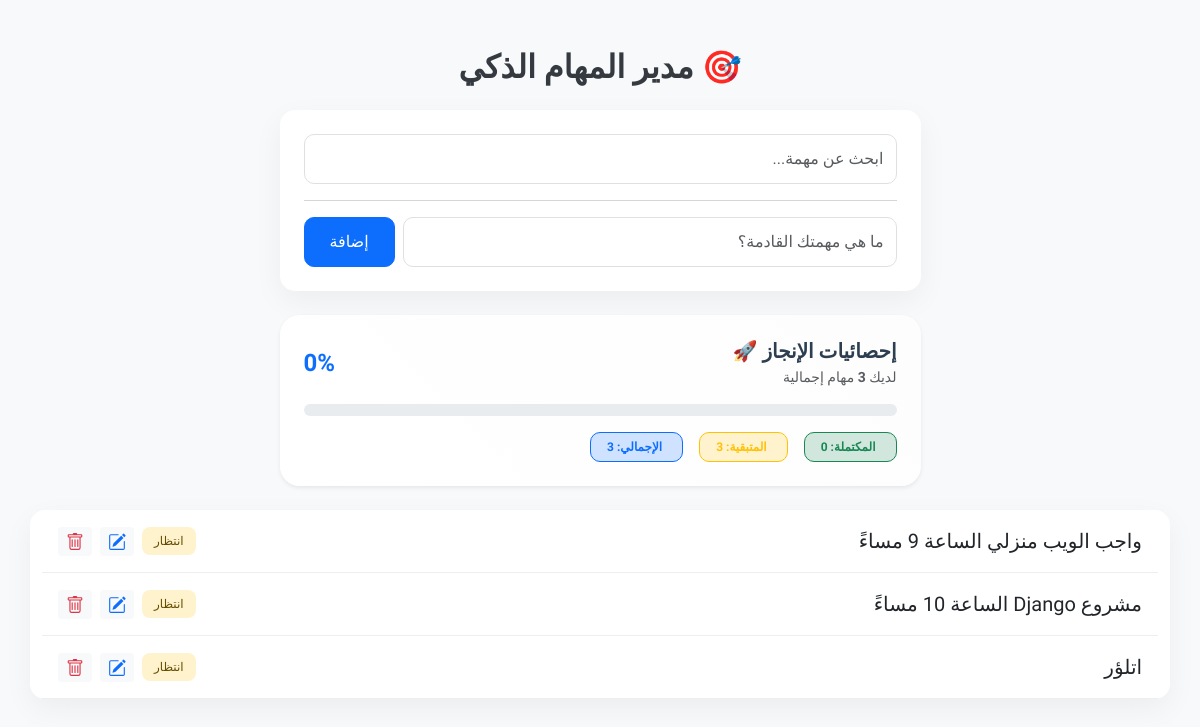
Before: / with the older database file.
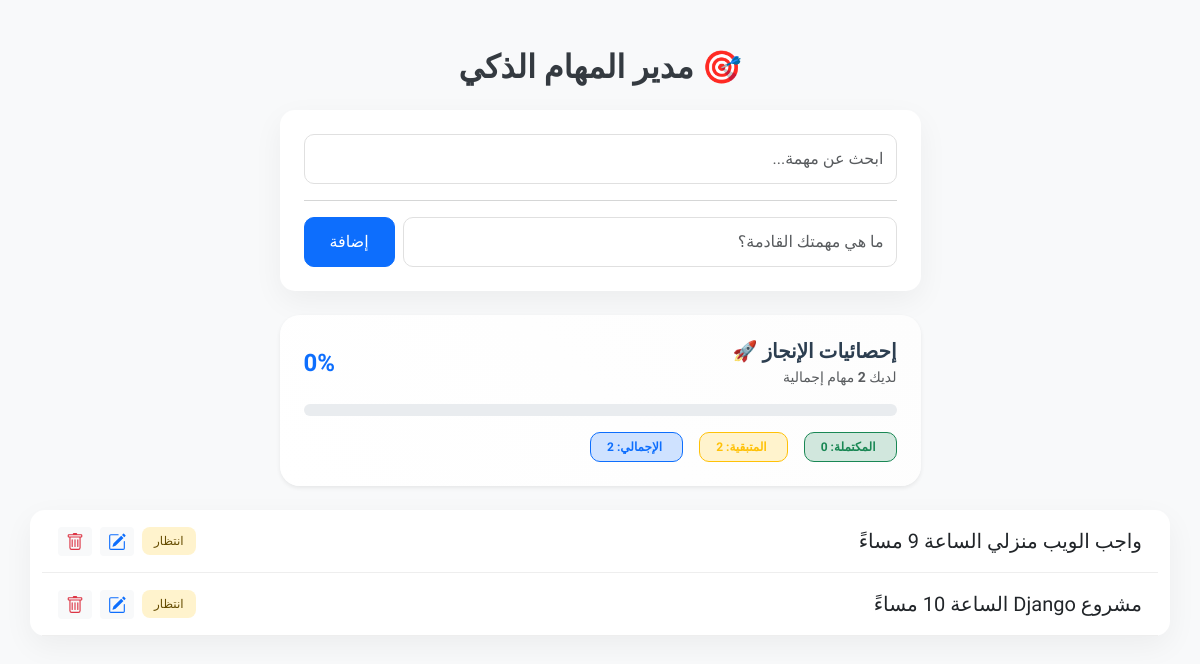
After: the same page with the newer database file.
### tasks/models.py (models this page shows, shortened)
class Task(models.Model):
    title = models.CharField(max_length=200,unique=True) # عنوان المهمة
    completed = models.BooleanField(default=False) # هل اكتملت؟
    created_at = models.DateTimeField(auto_now_add=True) # تاريخ الإنشاء

### tasks/views.py (the view, shortened to what this page needs)
# urls.py: path('', views.task_list, name='task_list'),
def task_list(request):
    search_query = request.GET.get('liveSearch', '')
    if search_query:
        tasks = Task.objects.filter(title__icontains=search_query)
    else:
        tasks = Task.objects.all()
    total_tasks = Task.objects.count()
    completed_tasks = Task.objects.filter(completed=True).count()
    remaining_tasks = Task.objects.filter(completed=False).count()
    if total_tasks > 0:
        progress_percentage = (completed_tasks / total_tasks) * 100
    else:
        progress_percentage = 0
    context = {
        'tasks': tasks,
        'total_tasks': total_tasks,
        'completed_tasks': completed_tasks,
        'remaining_tasks': remaining_tasks,
        'progress_percentage': progress_percentage,
        'search_query': search_query,
    }
    return render(request, 'tasks/task_list.html', context)

### tasks/templates/tasks/task_list.html (shortened to what this page needs)
<!DOCTYPE html>
<html lang="ar" dir="rtl">
<head>
    <link href="https://cdn.jsdelivr.net/npm/bootstrap@5.3.0/dist/css/bootstrap.min.css" rel="stylesheet">
</head>
<body>
<div class="container py-5">
    <div class="row justify-content-center">
        <div class="col-lg-7">
            <h2 class="text-center fw-bold mb-4">🎯 مدير المهام الذكي</h2>
          <div class="card main-card p-4 mb-4">
    <div class="d-flex gap-2">
        <input type="text" id="liveSearch" class="form-control" placeholder="ابحث عن مهمة..." value="{{ search_query }}">
    </div>
    <hr class="text-muted">
    <form method="POST">
        <div class="d-flex gap-2">
            <input type="text" name="title" class="form-control" placeholder="ما هي مهمتك القادمة؟" required>
            <button class="btn btn-primary btn-add" type="submit">إضافة</button>
        </div>
    </form>
</div>
        <div class="row mb-4">
    <div class="col-12">
        <div class="card border-0 shadow-sm" style="border-radius: 20px; background: linear-gradient(45deg, #ffffff, #fdfdfd);">
            <div class="card-body p-4">
                <div class="d-flex justify-content-between align-items-center mb-3">
                    <div>
                        <h5 class="fw-bold mb-1" style="color: #2c3e50;">إحصائيات الإنجاز 🚀</h5>
                        <p class="text-muted small mb-0">لديك <strong>{{ total_tasks }}</strong> مهام إجمالية</p>
                    </div>
                    <div class="text-end">
                        <span class="display-6 fw-bold text-primary" style="font-size: 1.5rem;">{{ progress_percentage|floatformat:0 }}%</span>
                    </div>
                </div>
                <div class="progress mb-3" style="height: 12px; border-radius: 10px; background-color: #e9ecef;">
                </div>
                <div class="d-flex gap-3">
                    <div class="badge bg-soft-success py-2 px-3 text-success border border-success" style="background-color: #d1e7dd; border-radius: 10px;">
                         المكتملة: {{ completed_tasks }}
                    </div>
                    <div class="badge bg-soft-warning py-2 px-3 text-warning border border-warning" style="background-color: #fff3cd; border-radius: 10px;">
 المتبقية: {{ remaining_tasks }}                   </div>
<div class="badge bg-soft-primary py-2 px-3 text-primary border border-primary" style="background-color: #cfe2ff; border-radius: 10px;">
         الإجمالي: {{ total_tasks }}
    </div>
</div>
</div>
            </div>
        </div>
    </div>
</div>
            <div class="card main-card">
                <div class="list-group list-group-flush rounded-3">
                    {% for task in tasks %}
                        <div class="list-group-item task-item d-flex justify-content-between align-items-center p-3">
                            <div>
                                <span class="fs-5 {% if task.completed %}text-decoration-line-through text-muted{% endif %}">
                                    {{ task.title }}
                                </span>
                            </div>
                            <div class="d-flex align-items-center gap-2">
                                <span data-bs-toggle="tooltip" title="تغيير الحالة">
                                    <a href="{% url 'task_complete' task.id %}" class="text-decoration-none">
                                        <span class="badge badge-custom {% if task.completed %}bg-success-subtle text-success{% else %}bg-warning-subtle text-warning-emphasis{% endif %}">
                                            {% if task.completed %}تمت{% else %}انتظار{% endif %}
                                        </span>
                                    </a>
                                </span>
                                <span data-bs-toggle="tooltip" title="تعديل المهمة" data-bs-placement="top">
                                    <button class="btn btn-sm btn-light text-primary border-0"
                                            data-bs-toggle="modal"
                                            data-bs-target="#editModal{{ task.id }}">
                                    </button>
                                </span>
                                <span data-bs-toggle="tooltip" title="حذف المهمة" data-bs-placement="top">
                                    <button class="btn btn-sm btn-light text-danger border-0"
                                            onclick="confirmDelete('{% url 'task_delete' task.id %}')">
                                    </button>
                                </span>
                            </div>
                        </div>
                    {% empty %}
                        <div class="p-5 text-center text-muted">
                            <p>لا توجد مهام حالياً.</p>
                        </div>
                    {% endfor %}
                </div>
            </div>
        </div>
    </div>
</body>
</html>

### tasks/templates/tasks/task_list.html (style rules this page uses)
body { font-family: 'Tajawal', sans-serif; background-color: #f8f9fa; color: #343a40; }
.main-card { border: none; border-radius: 15px; box-shadow: 0 10px 30px rgba(0,0,0,0.05); }
.btn-add { border-radius: 10px; padding: 10px 25px; transition: 0.3s; }
.task-item { border: none; border-bottom: 1px solid #eee; transition: 0.2s; }
.form-control { border-radius: 10px; border: 1px solid #e0e0e0; padding: 12px; }
.badge-custom { padding: 8px 12px; border-radius: 8px; font-weight: normal; }

Changed rows visible on the page:
removed Task: title "اتلؤر", completed "انتظار"
Other visible differences:
{{ total_tasks }}: "3" → "2"
{{ remaining_tasks }}: "3" → "2"
